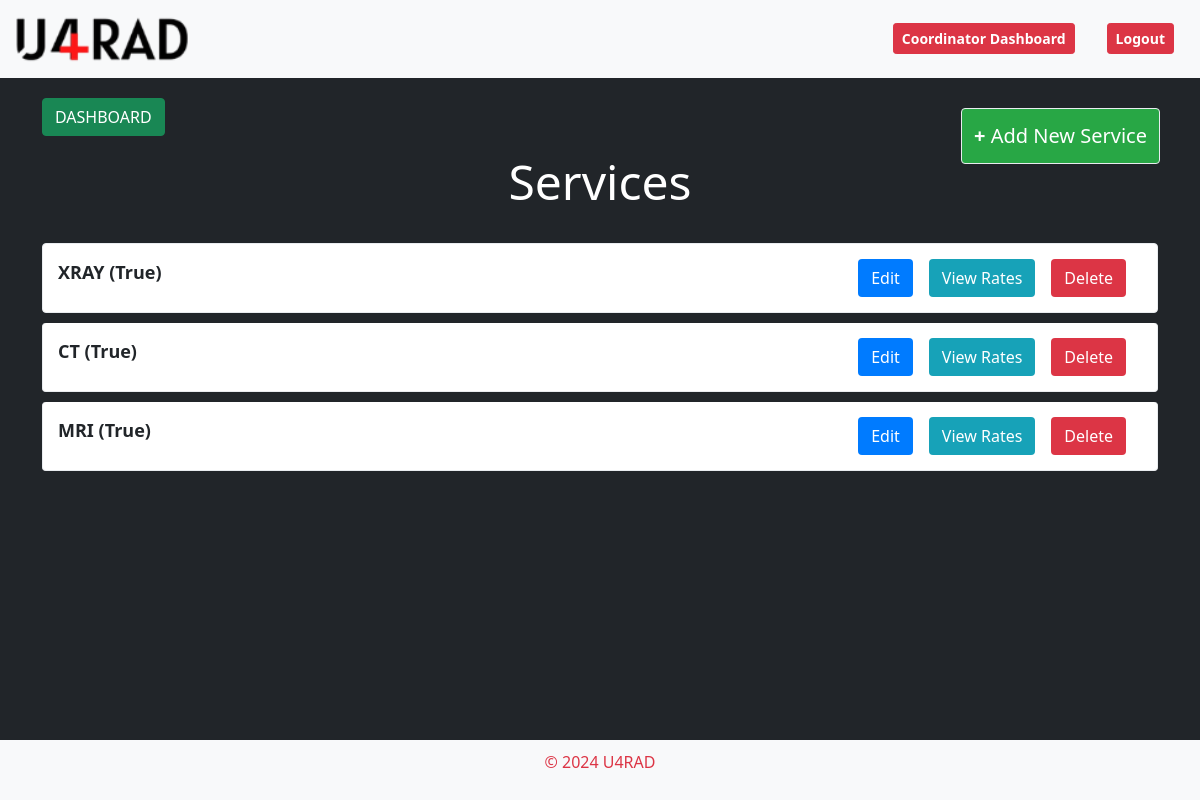
/services/, run on an earlier commit of the app's database.
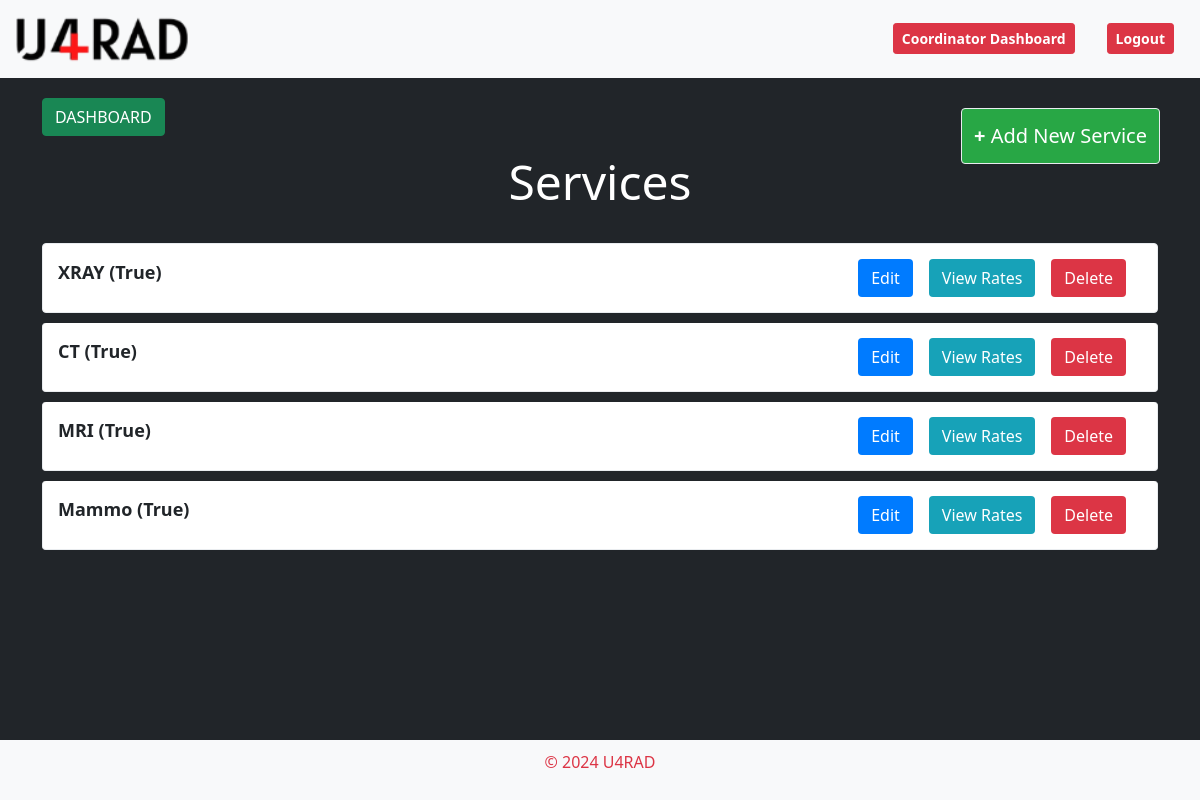
And on a later commit of the database.
### services/models/models.py (models this page shows, shortened)
class Service(models.Model):
    service_name = models.CharField(max_length=100)
    is_active = models.BooleanField(default=True)
    added_date = models.DateTimeField(auto_now_add=True)
    added_by = models.ForeignKey(User, related_name='services_added', on_delete=models.CASCADE)
    modified_date = models.DateTimeField(auto_now=True)
    modified_by = models.ForeignKey(User, related_name='services_modified', on_delete=models.CASCADE)

### services/views.py (the view)
# urls.py: path('services/', views.service_list, name='service_list'),
def service_list(request):
    services = Service.objects.all()
    return render(request, 'services/service_list.html', {'services': services})

### services/templates/services/service_list.html (shortened to what this page needs)
{% extends 'services/base_generic.html' %}
{% block content %}
<div class="container services-container">
  <button class="btn-add-service" onclick="window.location.href='{% url 'service_create' %}'"><strong>+ </strong>Add New Service</button>
  <button class="btn btn-success" onclick="window.location.href='{% url 'coordinator_dashboard' %}'">DASHBOARD</button>
  <div class="services-header">
    Services
  </div>
  <ul class="list-group">
    {% for service in services %}
    <li class="list-group-item">
      <div class="service-name">
        {{ service.service_name }} ({{ service.is_active }})
        <button class="btn btn-delete" onclick="window.location.href='{% url 'service_delete' service.id %}'">Delete</button>
        <button class="btn btn-view-rates" onclick="window.location.href='{% url 'service_rate_list' service.id %}'">View Rates</button>
        <button class="btn btn-edit" onclick="window.location.href='{% url 'service_update' service.id %}'">Edit</button>
      </div>
    </li>
    {% endfor %}
  </ul>
</div>
{% endblock %}

What changed in the data, as far as the page shows it:
added Service: service_name "Mammo", is_active "True"
